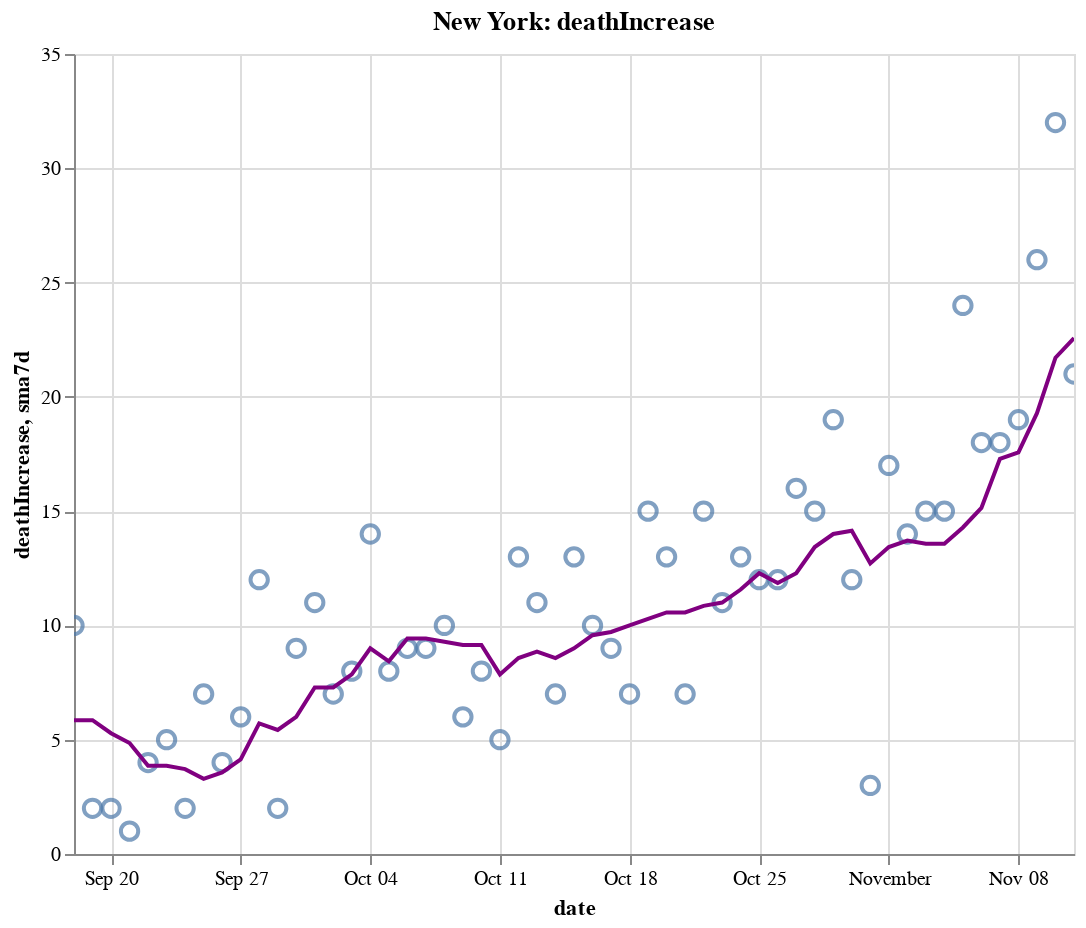

Notebook code cell kept with this figure:
### Code cell
create_plot(ny, 'deathIncrease')

### Figure 1 — Vega-Lite specification as saved in the notebook (floating-point values rounded to 4 significant figures)
{"config": {"view": {"continuousWidth": 400, "continuousHeight": 300}}, "layer": [{"layer": [{"mark": {"type": "point", "size": 75}, "encoding": {"tooltip": [{"type": "temporal", "field": "date"}, {"type": "quantitative", "field": "deathIncrease"}, {"type": "quantitative", "field": "sma7d"}], "x": {"type": "temporal", "field": "date"}, "y": {"type": "quantitative", "field": "deathIncrease"}}, "selection": {"selector012": {"type": "interval", "bind": "scales", "encodings": ["x", "y"]}}}, {"mark": {"type": "line", "color": "purple"}, "encoding": {"x": {"type": "temporal", "field": "date"}, "y": {"type": "quantitative", "field": "sma7d"}}}]}, {"mark": {"type": "rule", "color": "#aaa"}, "encoding": {"x": {"type": "temporal", "field": "date"}}, "transform": [{"filter": {"selection": "selector011"}}]}, {"mark": "circle", "encoding": {"opacity": {"condition": {"value": 1, "selection": "selector011"}, "value": 0}, "tooltip": [{"type": "temporal", "field": "date"}, {"type": "quantitative", "field": "deathIncrease"}, {"type": "quantitative", "field": "sma7d"}], "x": {"type": "temporal", "field": "date"}, "y": {"type": "quantitative", "field": "deathIncrease"}}, "selection": {"selector011": {"type": "single", "encodings": ["x"], "on": "mouseover", "nearest": true, "empty": "none"}}}, {"mark": {"type": "text", "align": "left", "dx": 5, "dy": -5, "stroke": "white", "strokeWidth": 2}, "encoding": {"text": {"type": "quantitative", "field": "deathIncrease"}, "tooltip": [{"type": "temporal", "field": "date"}, {"type": "quantitative", "field": "deathIncrease"}, {"type": "quantitative", "field": "sma7d"}], "x": {"type": "temporal", "field": "date"}, "y": {"type": "quantitative", "field": "deathIncrease"}}, "transform": [{"filter": {"selection": "selector011"}}]}, {"mark": {"type": "text", "align": "left", "dx": 5, "dy": -5}, "encoding": {"text": {"type": "quantitative", "field": "deathIncrease"}, "tooltip": [{"type": "temporal", "field": "date"}, {"type": "quantitative", "field": "deathIncrease"}, {"type": "quantitative", "field": "sma7d"}], "x": {"type": "temporal", "field": "date"}, "y": {"type": "quantitative", "field": "deathIncrease"}}, "transform": [{"filter": {"selection": "selector011"}}]}], "data": {"name": "data-e026d32b1dcc5b5e160039dd00d3c6f0"}, "height": 400, "title": "New York: deathIncrease", "width": 500, "$schema": "https://vega.github.io/schema/vega-lite/v4.8.1.json", "datasets": {"data-e026d32b1dcc5b5e160039dd00d3c6f0": [{"date": "2020-09-18T00:00:00", "totalTestResultsIncrease": 89730.0, "positiveIncrease": 790.0, "death": 25420.0, "deathIncrease": 10.0, "positiveRate": 0.009, "state": "New York", "sma7d": 5.857}, {"date": "2020-09-19T00:00:00", "totalTestResultsIncrease": 110400.0, "positiveIncrease": 986.0, "death": 25420.0, "deathIncrease": 2.0, "positiveRate": 0.009, "state": "New York", "sma7d": 5.857}, {"date": "2020-09-20T00:00:00", "totalTestResultsIncrease": 100400.0, "positiveIncrease": 862.0, "death": 25430.0, "deathIncrease": 2.0, "positiveRate": 0.009, "state": "New York", "sma7d": 5.286}, {"date": "2020-09-21T00:00:00", "totalTestResultsIncrease": 58320.0, "positiveIncrease": 573.0, "death": 25430.0, "deathIncrease": 1.0, "positiveRate": 0.01, "state": "New York", "sma7d": 4.857}, {"date": "2020-09-22T00:00:00", "totalTestResultsIncrease": 84000.0, "positiveIncrease": 754.0, "death": 25430.0, "deathIncrease": 4.0, "positiveRate": 0.009, "state": "New York", "sma7d": 3.857}, {"date": "2020-09-23T00:00:00", "totalTestResultsIncrease": 70930.0, "positiveIncrease": 665.0, "death": 25440.0, "deathIncrease": 5.0, "positiveRate": 0.009, "state": "New York", "sma7d": 3.857}, {"date": "2020-09-24T00:00:00", "totalTestResultsIncrease": 92950.0, "positiveIncrease": 955.0, "death": 25440.0, "deathIncrease": 2.0, "positiveRate": 0.01, "state": "New York", "sma7d": 3.714}, {"date": "2020-09-25T00:00:00", "totalTestResultsIncrease": 94820.0, "positiveIncrease": 908.0, "death": 25450.0, "deathIncrease": 7.0, "positiveRate": 0.01, "state": "New York", "sma7d": 3.286}, {"date": "2020-09-26T00:00:00", "totalTestResultsIncrease": 99950.0, "positiveIncrease": 1005.0, "death": 25450.0, "deathIncrease": 4.0, "positiveRate": 0.01, "state": "New York", "sma7d": 3.571}, {"date": "2020-09-27T00:00:00", "totalTestResultsIncrease": 84770.0, "positiveIncrease": 866.0, "death": 25460.0, "deathIncrease": 6.0, "positiveRate": 0.01, "state": "New York", "sma7d": 4.143}, {"date": "2020-09-28T00:00:00", "totalTestResultsIncrease": 52940.0, "positiveIncrease": 834.0, "death": 25470.0, "deathIncrease": 12.0, "positiveRate": 0.016, "state": "New York", "sma7d": 5.714}, {"date": "2020-09-29T00:00:00", "totalTestResultsIncrease": 88230.0, "positiveIncrease": 1189.0, "death": 25470.0, "deathIncrease": 2.0, "positiveRate": 0.013, "state": "New York", "sma7d": 5.429}, {"date": "2020-09-30T00:00:00", "totalTestResultsIncrease": 97960.0, "positiveIncrease": 1000.0, "death": 25480.0, "deathIncrease": 9.0, "positiveRate": 0.01, "state": "New York", "sma7d": 6.0}, {"date": "2020-10-01T00:00:00", "totalTestResultsIncrease": 109200.0, "positiveIncrease": 1382.0, "death": 25490.0, "deathIncrease": 11.0, "positiveRate": 0.013, "state": "New York", "sma7d": 7.286}, {"date": "2020-10-02T00:00:00", "totalTestResultsIncrease": 119500.0, "positiveIncrease": 1598.0, "death": 25500.0, "deathIncrease": 7.0, "positiveRate": 0.013, "state": "New York", "sma7d": 7.286}, {"date": "2020-10-03T00:00:00", "totalTestResultsIncrease": 134300.0, "positiveIncrease": 1731.0, "death": 25500.0, "deathIncrease": 8.0, "positiveRate": 0.013, "state": "New York", "sma7d": 7.857}, {"date": "2020-10-04T00:00:00", "totalTestResultsIncrease": 110300.0, "positiveIncrease": 1222.0, "death": 25520.0, "deathIncrease": 14.0, "positiveRate": 0.011, "state": "New York", "sma7d": 9.0}, {"date": "2020-10-05T00:00:00", "totalTestResultsIncrease": 76400.0, "positiveIncrease": 933.0, "death": 25530.0, "deathIncrease": 8.0, "positiveRate": 0.012, "state": "New York", "sma7d": 8.429}, {"date": "2020-10-06T00:00:00", "totalTestResultsIncrease": 96360.0, "positiveIncrease": 1393.0, "death": 25540.0, "deathIncrease": 9.0, "positiveRate": 0.014, "state": "New York", "sma7d": 9.429}, {"date": "2020-10-07T00:00:00", "totalTestResultsIncrease": 108200.0, "positiveIncrease": 1360.0, "death": 25540.0, "deathIncrease": 9.0, "positiveRate": 0.013, "state": "New York", "sma7d": 9.429}, {"date": "2020-10-08T00:00:00", "totalTestResultsIncrease": 145800.0, "positiveIncrease": 1836.0, "death": 25560.0, "deathIncrease": 10.0, "positiveRate": 0.013, "state": "New York", "sma7d": 9.286}, {"date": "2020-10-09T00:00:00", "totalTestResultsIncrease": 139300.0, "positiveIncrease": 1592.0, "death": 25560.0, "deathIncrease": 6.0, "positiveRate": 0.011, "state": "New York", "sma7d": 9.143}, {"date": "2020-10-10T00:00:00", "totalTestResultsIncrease": 134600.0, "positiveIncrease": 1447.0, "death": 25570.0, "deathIncrease": 8.0, "positiveRate": 0.011, "state": "New York", "sma7d": 9.143}, {"date": "2020-10-11T00:00:00", "totalTestResultsIncrease": 118300.0, "positiveIncrease": 1143.0, "death": 25570.0, "deathIncrease": 5.0, "positiveRate": 0.01, "state": "New York", "sma7d": 7.857}, {"date": "2020-10-12T00:00:00", "totalTestResultsIncrease": 91790.0, "positiveIncrease": 1029.0, "death": 25590.0, "deathIncrease": 13.0, "positiveRate": 0.011, "state": "New York", "sma7d": 8.571}, {"date": "2020-10-13T00:00:00", "totalTestResultsIncrease": 99070.0, "positiveIncrease": 1393.0, "death": 25600.0, "deathIncrease": 11.0, "positiveRate": 0.014, "state": "New York", "sma7d": 8.857}, {"date": "2020-10-14T00:00:00", "totalTestResultsIncrease": 111700.0, "positiveIncrease": 1232.0, "death": 25600.0, "deathIncrease": 7.0, "positiveRate": 0.011, "state": "New York", "sma7d": 8.571}, {"date": "2020-10-15T00:00:00", "totalTestResultsIncrease": 133200.0, "positiveIncrease": 1460.0, "death": 25620.0, "deathIncrease": 13.0, "positiveRate": 0.011, "state": "New York", "sma7d": 9.0}, {"date": "2020-10-16T00:00:00", "totalTestResultsIncrease": 136000.0, "positiveIncrease": 1707.0, "death": 25630.0, "deathIncrease": 10.0, "positiveRate": 0.013, "state": "New York", "sma7d": 9.571}, {"date": "2020-10-17T00:00:00", "totalTestResultsIncrease": 160000.0, "positiveIncrease": 1784.0, "death": 25640.0, "deathIncrease": 9.0, "positiveRate": 0.011, "state": "New York", "sma7d": 9.714}, {"date": "2020-10-18T00:00:00", "totalTestResultsIncrease": 128800.0, "positiveIncrease": 1390.0, "death": 25640.0, "deathIncrease": 7.0, "positiveRate": 0.011, "state": "New York", "sma7d": 10.0}, {"date": "2020-10-19T00:00:00", "totalTestResultsIncrease": 82010.0, "positiveIncrease": 998.0, "death": 25660.0, "deathIncrease": 15.0, "positiveRate": 0.012, "state": "New York", "sma7d": 10.29}, {"date": "2020-10-20T00:00:00", "totalTestResultsIncrease": 90540.0, "positiveIncrease": 1201.0, "death": 25670.0, "deathIncrease": 13.0, "positiveRate": 0.013, "state": "New York", "sma7d": 10.57}, {"date": "2020-10-21T00:00:00", "totalTestResultsIncrease": 124800.0, "positiveIncrease": 2026.0, "death": 25680.0, "deathIncrease": 7.0, "positiveRate": 0.016, "state": "New York", "sma7d": 10.57}, {"date": "2020-10-22T00:00:00", "totalTestResultsIncrease": 135300.0, "positiveIncrease": 1628.0, "death": 25690.0, "deathIncrease": 15.0, "positiveRate": 0.012, "state": "New York", "sma7d": 10.86}, {"date": "2020-10-23T00:00:00", "totalTestResultsIncrease": 141500.0, "positiveIncrease": 1637.0, "death": 25700.0, "deathIncrease": 11.0, "positiveRate": 0.012, "state": "New York", "sma7d": 11.0}, {"date": "2020-10-24T00:00:00", "totalTestResultsIncrease": 156900.0, "positiveIncrease": 2061.0, "death": 25720.0, "deathIncrease": 13.0, "positiveRate": 0.013, "state": "New York", "sma7d": 11.57}, {"date": "2020-10-25T00:00:00", "totalTestResultsIncrease": 120800.0, "positiveIncrease": 1632.0, "death": 25730.0, "deathIncrease": 12.0, "positiveRate": 0.014, "state": "New York", "sma7d": 12.29}, {"date": "2020-10-26T00:00:00", "totalTestResultsIncrease": 82120.0, "positiveIncrease": 1191.0, "death": 25740.0, "deathIncrease": 12.0, "positiveRate": 0.015, "state": "New York", "sma7d": 11.86}, {"date": "2020-10-27T00:00:00", "totalTestResultsIncrease": 111600.0, "positiveIncrease": 1991.0, "death": 25760.0, "deathIncrease": 16.0, "positiveRate": 0.018, "state": "New York", "sma7d": 12.29}, {"date": "2020-10-28T00:00:00", "totalTestResultsIncrease": 129700.0, "positiveIncrease": 2031.0, "death": 25770.0, "deathIncrease": 15.0, "positiveRate": 0.016, "state": "New York", "sma7d": 13.43}, {"date": "2020-10-29T00:00:00", "totalTestResultsIncrease": 168400.0, "positiveIncrease": 2499.0, "death": 25790.0, "deathIncrease": 19.0, "positiveRate": 0.015, "state": "New York", "sma7d": 14.0}, {"date": "2020-10-30T00:00:00", "totalTestResultsIncrease": 146900.0, "positiveIncrease": 2255.0, "death": 25800.0, "deathIncrease": 12.0, "positiveRate": 0.015, "state": "New York", "sma7d": 14.14}, {"date": "2020-10-31T00:00:00", "totalTestResultsIncrease": 137000.0, "positiveIncrease": 2049.0, "death": 25810.0, "deathIncrease": 3.0, "positiveRate": 0.015, "state": "New York", "sma7d": 12.71}, {"date": "2020-11-01T00:00:00", "totalTestResultsIncrease": 148900.0, "positiveIncrease": 2255.0, "death": 25820.0, "deathIncrease": 17.0, "positiveRate": 0.015, "state": "New York", "sma7d": 13.43}, {"date": "2020-11-02T00:00:00", "totalTestResultsIncrease": 96100.0, "positiveIncrease": 1633.0, "death": 25840.0, "deathIncrease": 14.0, "positiveRate": 0.017, "state": "New York", "sma7d": 13.71}, {"date": "2020-11-03T00:00:00", "totalTestResultsIncrease": 127900.0, "positiveIncrease": 2321.0, "death": 25850.0, "deathIncrease": 15.0, "positiveRate": 0.018, "state": "New York", "sma7d": 13.57}, {"date": "2020-11-04T00:00:00", "totalTestResultsIncrease": 133500.0, "positiveIncrease": 2126.0, "death": 25870.0, "deathIncrease": 15.0, "positiveRate": 0.016, "state": "New York", "sma7d": 13.57}, {"date": "2020-11-05T00:00:00", "totalTestResultsIncrease": 161000.0, "positiveIncrease": 2997.0, "death": 25890.0, "deathIncrease": 24.0, "positiveRate": 0.019, "state": "New York", "sma7d": 14.29}, {"date": "2020-11-06T00:00:00", "totalTestResultsIncrease": 160700.0, "positiveIncrease": 3209.0, "death": 25910.0, "deathIncrease": 18.0, "positiveRate": 0.02, "state": "New York", "sma7d": 15.14}, {"date": "2020-11-07T00:00:00", "totalTestResultsIncrease": 163300.0, "positiveIncrease": 3587.0, "death": 25930.0, "deathIncrease": 18.0, "positiveRate": 0.022, "state": "New York", "sma7d": 17.29}, {"date": "2020-11-08T00:00:00", "totalTestResultsIncrease": 145600.0, "positiveIncrease": 3428.0, "death": 25950.0, "deathIncrease": 19.0, "positiveRate": 0.024, "state": "New York", "sma7d": 17.57}, {"date": "2020-11-09T00:00:00", "totalTestResultsIncrease": 111400.0, "positiveIncrease": 3144.0, "death": 25970.0, "deathIncrease": 26.0, "positiveRate": 0.028, "state": "New York", "sma7d": 19.29}, {"date": "2020-11-10T00:00:00", "totalTestResultsIncrease": 128000.0, "positiveIncrease": 3965.0, "death": 26000.0, "deathIncrease": 32.0, "positiveRate": 0.031, "state": "New York", "sma7d": 21.71}, {"date": "2020-11-11T00:00:00", "totalTestResultsIncrease": 164300.0, "positiveIncrease": 4820.0, "death": 26030.0, "deathIncrease": 21.0, "positiveRate": 0.029, "state": "New York", "sma7d": 22.57}]}}
